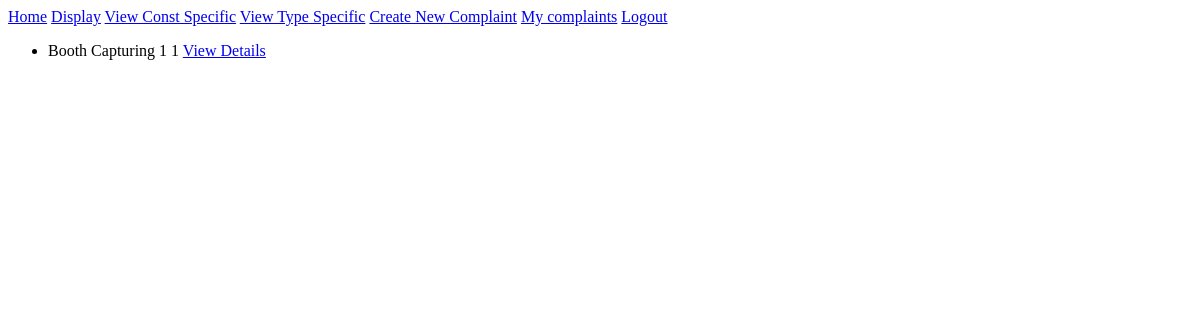
The app's page /complaints/by/ABC9876543 (signed in), older data.
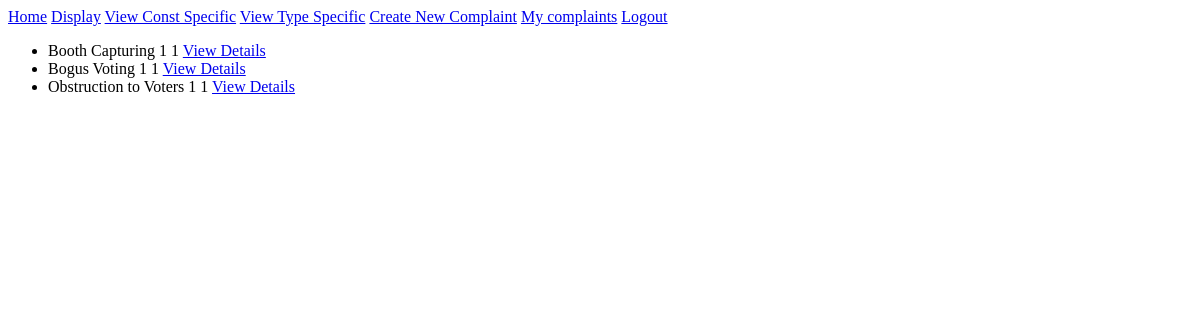
The same page, newer data.
### complaints/models.py (models this page shows, shortened)
class Complaint(models.Model):
    user = models.ForeignKey(
        User, related_name='complaints', on_delete=models.CASCADE)
    COMPLAINT_CHOICES = []
    type_list = [u['type'] for u in acc_models.ComplaintType.objects.all().values('type')]
    for temp in type_list:
        COMPLAINT_CHOICES.append((temp,temp))
    choice = models.CharField(
        max_length=50, choices=COMPLAINT_CHOICES, blank=False)
    description = models.TextField(blank=True)
    file_upload = models.FileField(
        upload_to='files', blank=True)
    file_upload1 = models.FileField(
        upload_to='files', blank=True)
    file_upload2 = models.FileField(
        upload_to='files', blank=True)
    file_upload3 = models.FileField(
        upload_to='files', blank=True)
    file_upload4 = models.FileField(
        upload_to='files', blank=True)
    file_upload5 = models.FileField(
        upload_to='files', blank=True)
    created_at = models.DateTimeField(auto_now=True)
    viewed_complaint = models.BooleanField(default=False)
    class Meta():
        ordering = ['created_at']
        unique_together = ["user", "choice"]

### accounts/models.py (models this page shows, shortened)
class Voter(models.Model):
    user = models.OneToOneField(
        User, related_name="voter_details", on_delete=models.CASCADE)
    phone_num = models.PositiveIntegerField()
    cons_no = models.PositiveIntegerField(blank=False)
    booth_no = models.PositiveIntegerField(blank=False)

### complaints/views.py (the view)
# urls.py: path('by/<slug:username>', views.UserComplaints.as_view(), name='user_complaints'),
class UserComplaints(LoginRequiredMixin, generic.ListView):
    model = models.Complaint
    template_name = "complaint/user_complaint_list.html"
    def get_queryset(self):
        try:
            self.complaint_user = User.objects.prefetch_related(
                "complaints").get(username__iexact=self.kwargs.get("username"))
        except User.DoesNotExist:
            raise Http404
        else:
            return self.complaint_user.complaints.all()
    def get_context_data(self, **kwargs):
        context = super().get_context_data(**kwargs)
        context["complaint_user"] = self.complaint_user
        return context

### accounts/context_processors.py (called while the page is built)
def GovList(request):
    id_list = [u['user'] for u in acc_models.GovUser.objects.all().values('user')]
    govname_list=[]
    for num in id_list:
        temp = User.objects.get(id__iexact = num)
        temp_name = temp.username
        govname_list.append(temp_name)
    return {'govname_list':govname_list}

### complaints/templates/complaint/user_complaint_list.html
{% extends "complaint/complaint_base.html" %}
{% block complaint_content %}
    <ul>
        {% for com in complaint_list %}
        <li>
            {{com.choice}}
            {{com.user.voter_details.cons_no}}
            {{com.user.voter_details.booth_no}}
            <a href="{% url 'complaints:single' pk=com.pk %}">View Details</a>
        </li>
        {% endfor %}
    </ul>
{% endblock %}

### complaints/templates/complaint/complaint_base.html (shortened to what this page needs)
{% extends "base.html" %}
{% block content %}
    {% block complaint_content %}{% endblock %}
{% endblock %}

### templates/base.html (shortened to what this page needs)
<!DOCTYPE html>
{% load staticfiles %}
<html lang="en">
<head>
</head>
<body>
    <a href="{%  url 'home' %}">Home</a>
    <a href="{% url 'complaints:display_all' %}">Display</a>
    <a href="{% url 'complaints:get_const_num' %}">View Const Specific</a>
    <a href="{% url 'complaints:get_type' %}">View Type Specific</a>
    {% if user.is_authenticated %}
    {% block government %}
    {% if not user.username in govname_list %}
    <a href="{% url 'complaints:create' %}">Create New Complaint</a>
    <a href="{% url 'complaints:user_complaints' username=user.username %}">My complaints</a>
    {% endif %}
    {% endblock %}
        <a href="{% url 'accounts:logout' %}">Logout</a>
    {% else %}
        <a href="{% url 'accounts:login' %}">Login</a>
    {% endif %}
    {% block content %}
    {% endblock %}
</body>
</html>

Row changes from the older to the newer data that the page shows:
added Complaint: choice "Bogus Voting", user.voter_details.cons_no "1", user.voter_details.booth_no "1"
added Complaint: choice "Obstruction to Voters", user.voter_details.cons_no "1", user.voter_details.booth_no "1"
